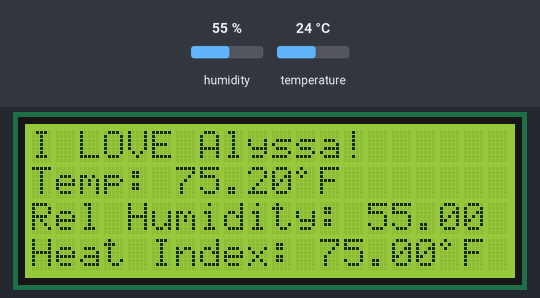
Bench run of a sketch on a simulated Arduino Uno, built with avr-gcc and run on an emulated ATmega328P. On the bench: 20×4 character LCD. The inputs (shaded band) are chosen by the test bench; at power-on: humidity 55 %, temperature 24 °C.

Above: at 1.2 s.
1.3 s: humidity set to 22 %
At 6.8 s:
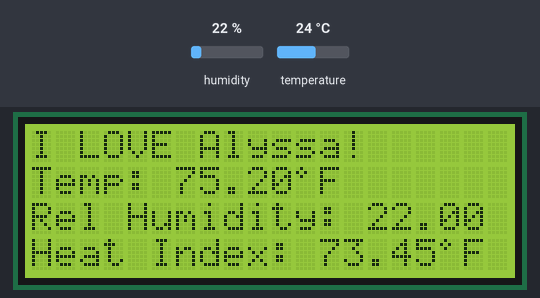
8.0 s: temperature set to 12 °C
At 12.6 s:
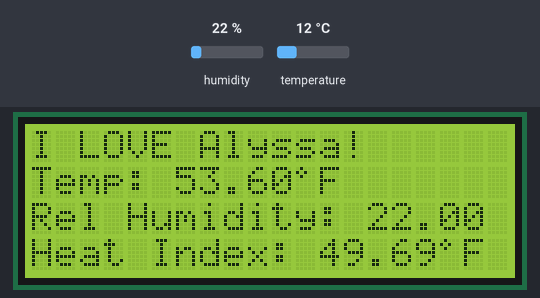
14.7 s: humidity set to 40 %
At 19.5 s:
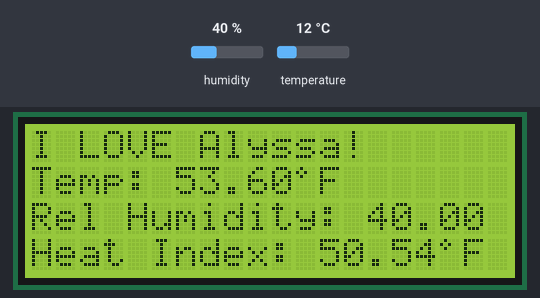
21.4 s: temperature set to 19 °C
At 25.2 s:
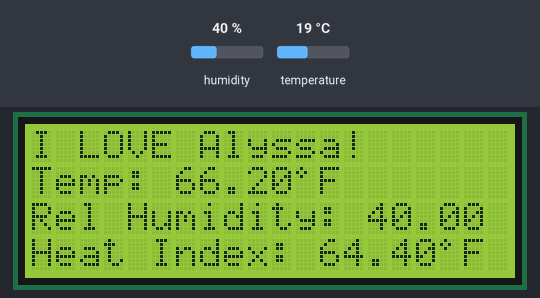
Timing chart, 0 to 26.7 s (numbered marks = the images above; inputs shaded):
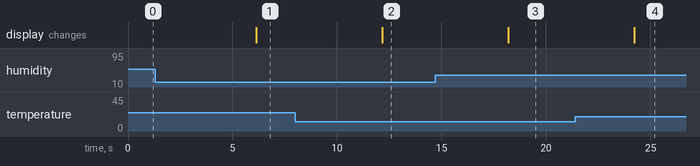

Measured:
- after the input at 1.3 s, the display: changes after 4.8 s (image 1)
- after the input at 8.0 s, the display: changes after 4.2 s (image 2)
- after the input at 14.7 s, the display: changes after 3.5 s (image 3)
- after the input at 21.4 s, the display: changes after 2.8 s (image 4)

The sketch:

LCD_with_DHT11.ino
```cpp
#include <LiquidCrystal.h>
#include "DHT.h"

#define DHTPIN 6
#define DHTTYPE DHT11
DHT dht(DHTPIN, DHTTYPE);

const int rs = 8, en = 7, d4 = 12, d5 = 11, d6 = 10, d7 = 9;
LiquidCrystal lcd(rs, en, d4, d5, d6, d7);

byte degree[8] = {
  0b01000,
  0b10100,
  0b01000,
  0b00000,
  0b00000,
  0b00000,
  0b00000,
  0b00000
};

void setup() {

Serial.begin(9600);
dht.begin();
lcd.begin(20, 4);
lcd.print("I LOVE Alyssa!");
lcd.createChar(0, degree);

}

void loop() {

float h = dht.readHumidity();
float t = dht.readTemperature();
float f = dht.readTemperature(true);

if (isnan(h) || isnan(t) || isnan(f)) {
  Serial.println(F("Failed to read from DHT sensor!"));
  return;
}

float hif = dht.computeHeatIndex(f, h);
float hic = dht.computeHeatIndex(t, h, false);

lcd.setCursor(0, 1);
lcd.print("Temp: ");
lcd.print(f);
lcd.write(byte(0));
lcd.print("F");
lcd.setCursor(0,2);
lcd.print("Rel Humidity: ");
lcd.print(h);
lcd.setCursor(0,3);
lcd.print("Heat Index: ");
lcd.print(hif);
lcd.write(byte(0));
lcd.print("F");

delay(6000);


}
```
